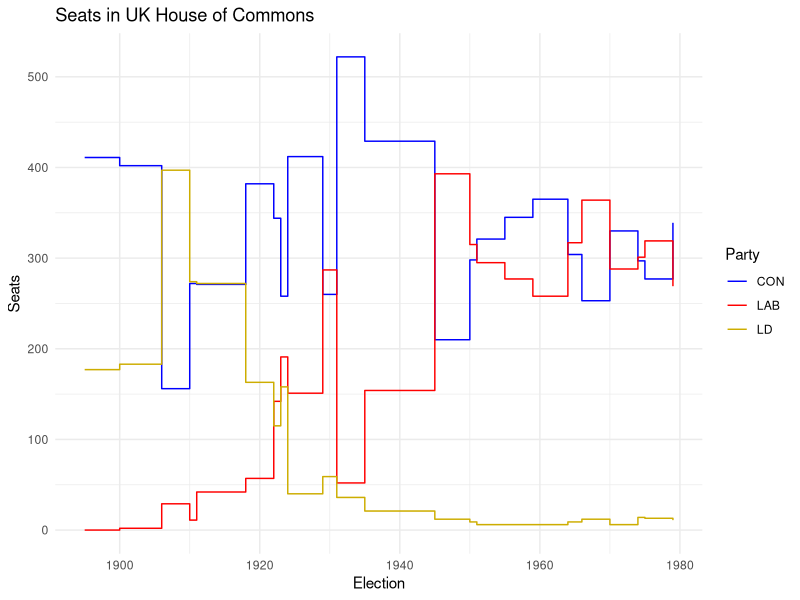
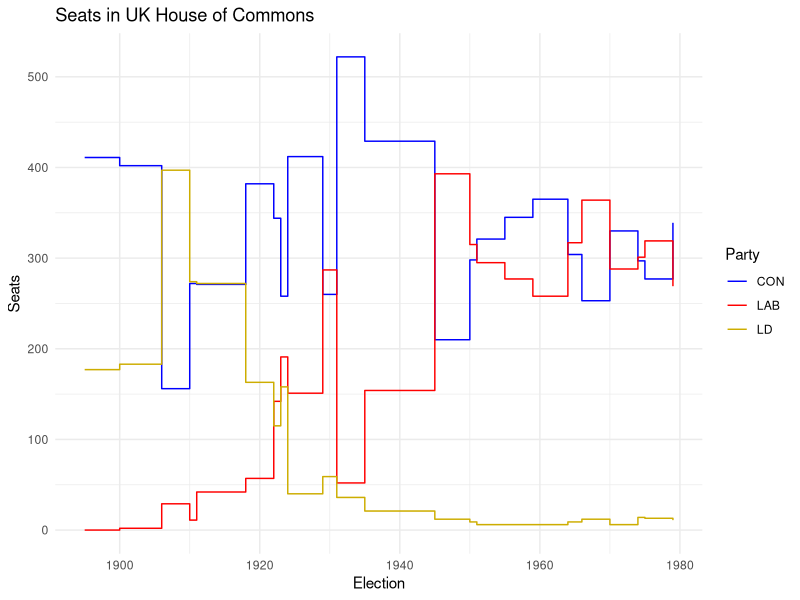

These figures' R source, in order:
## ---- chunk 1
#| warning: false
#| cache: true
require(tidyverse)
require(readxl)
tps <- read_excel("tps.xlsx")
tps <- tps |>
  filter(Election <= 1979) |>
  filter(Party %in% c("CON", "LAB", "LD"))

my_colors <- c("blue", "red", "gold3")

tps_graph <- ggplot(tps, aes(x = Election, y = Seats, color = Party)) +
  geom_step() +
  theme_minimal() +
  scale_color_manual(values = my_colors) +
  labs(title = "Seats in UK House of Commons")

tps_graph
## ---- chunk 2
#| warning: false
#| cache: true
require(tidyverse)
require(readxl)
tps <- read_excel("tps.xlsx")
tps <- tps |>
  filter(Election <= 1979) |>
  filter(Party %in% c("CON", "LAB", "LD"))

my_colors <- c("blue", "red", "gold3")

tps_graph <- ggplot(tps, aes(x = Election, y = Seats, color = Party)) +
  geom_step() +
  theme_minimal() +
  scale_color_manual(values = my_colors) +
  labs(title = "Seats in UK House of Commons")

tps_graph
